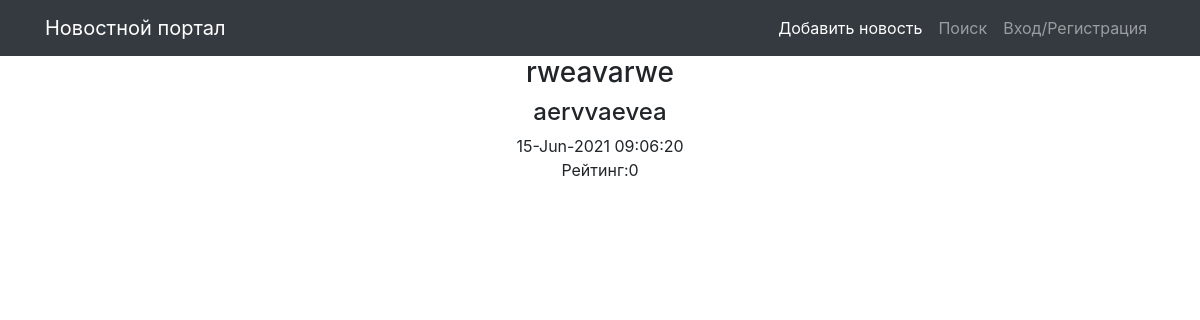
Page /news/11 on the committed database.
### newnews/models.py (models this page shows, shortened)
class Post(models.Model):
    news = 'Новость'
    article = 'Статья'
    Posts = [
        (news, 'Новость'),
        (article, 'Статья')
    ]
    Post_type = models.CharField(max_length=20, choices= Posts, default=news)
    Post_time = models.DateTimeField(auto_now_add=True)
    Post_title = models.CharField(max_length=255)
    Post_text = models.TextField()
    Post_rating = models.IntegerField(default=0)
    author = models.ForeignKey(Author, on_delete=models.CASCADE)
    Post_category = models.ManyToManyField(Category, through='PostCategory')
    class Meta:
        verbose_name = 'Новость'
        verbose_name_plural = 'Новости'
        ordering = ['-Post_time']

### newnews/views.py (the view)
# urls.py: path('<int:pk>', NewsDetailView.as_view(), name = 'news_detail'),
class NewsDetailView(DetailView):
    model = Post
    template_name = 'newnews/news_detail.html'
    context_object_name = 'news_detail'
    queryset = Post.objects.all()
    def get_object(self, **kwargs):
        id = self.kwargs.get('pk')
        return Post.objects.get(pk=id)

### newnews/templates/newnews/news_detail.html (shortened to what this page needs)
{% extends 'newnews/default.html' %}
{% load custom_filters %}
{% block content %}
<h3>{{ news_detail.Post_title }}</h3>
<h4> {{ news_detail.Post_text }} </h4>
{{news_detail.Post_time|date:'d-M-Y h:m:s'}}
<br>Рейтинг:{{news_detail.Post_rating}}
{% endblock content %}

### rows in the picture
Post: Post_title "rweavarwe", Post_text "aervvaevea", Post_time "15-Jun-2021 09:06:20", Post_rating "0"
